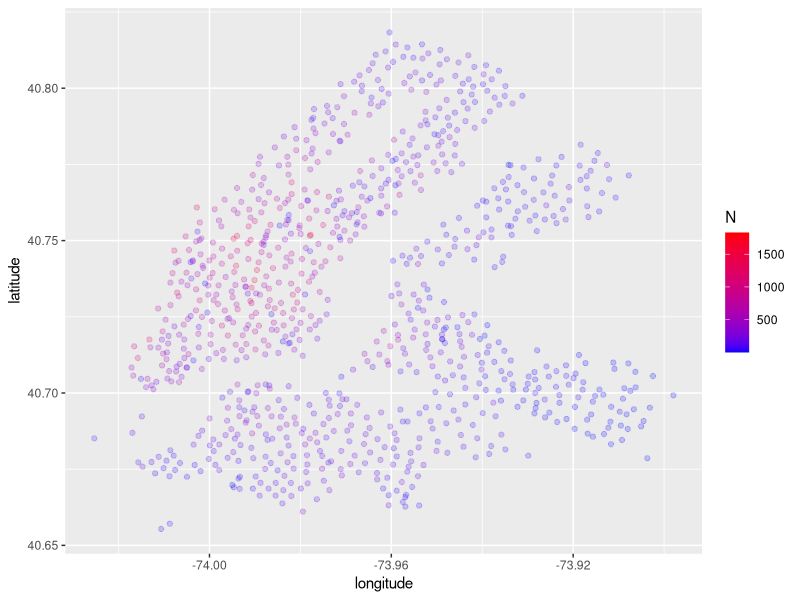
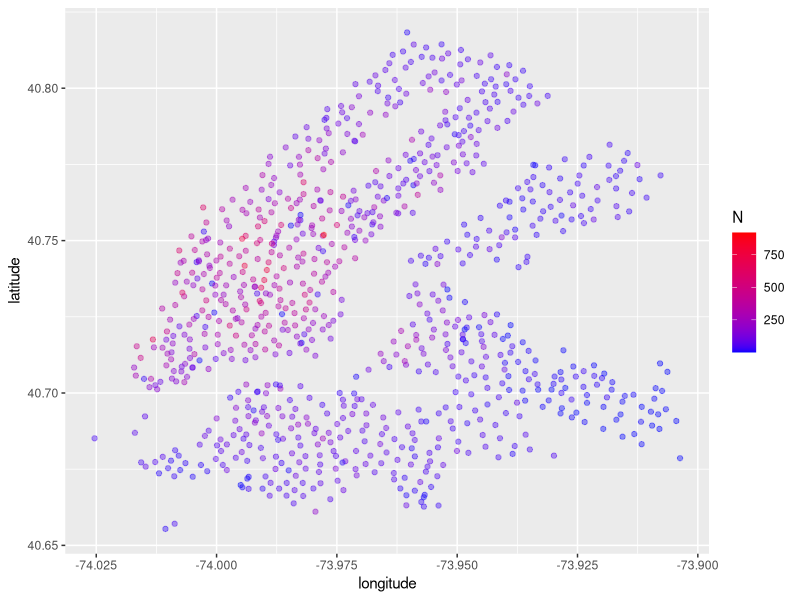
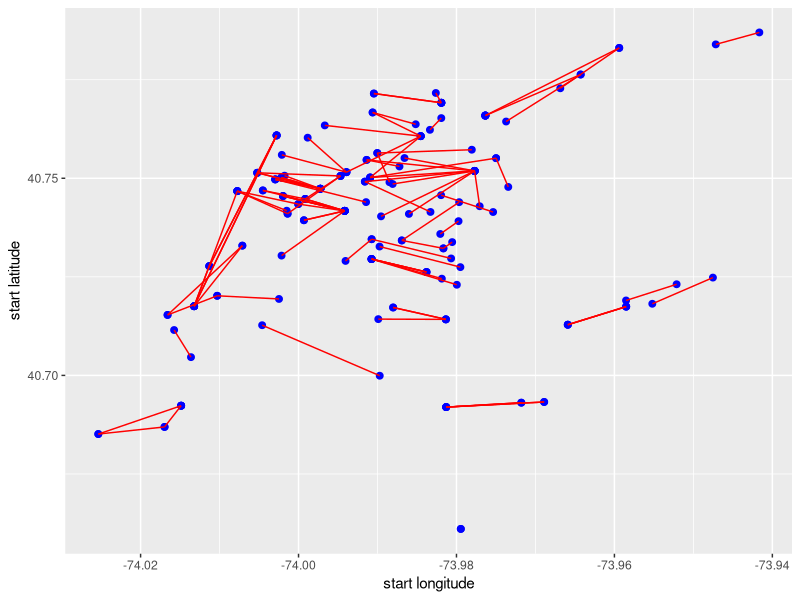

Here is the R script that generated these plots, in order:
## ---- chunk 1
knitr::opts_chunk$set(echo = TRUE)

library(data.table)
library(readr)
library(ggplot2)
## ---- chunk 2
busyStations <- data.table(read_csv("busy_stations.csv"))
endStations <- data.table(read_csv("end_stations.csv"))
Routes <- data.table(read_csv("routes_to_plot.csv"))
## ---- chunk 3
ggplot(busyStations, aes(x=longitude, y=latitude, color=N)) + 
  geom_point(alpha=0.2) +
  scale_size(range=c(.1, 10)) +
  scale_color_gradient(low="blue", high="red")
## ---- chunk 4
ggplot(endStations, aes(x=longitude, y=latitude, color=N)) + 
  geom_point(alpha=0.4) +
  scale_size(range=c(.1, 10)) +
  scale_color_gradient(low="blue", high="red")
## ---- chunk 5
ggplot(Routes, aes(x=`start longitude`, y=`start latitude`, group=id)) +
  geom_point(size=2, color="blue") +
  geom_line(color="red")
